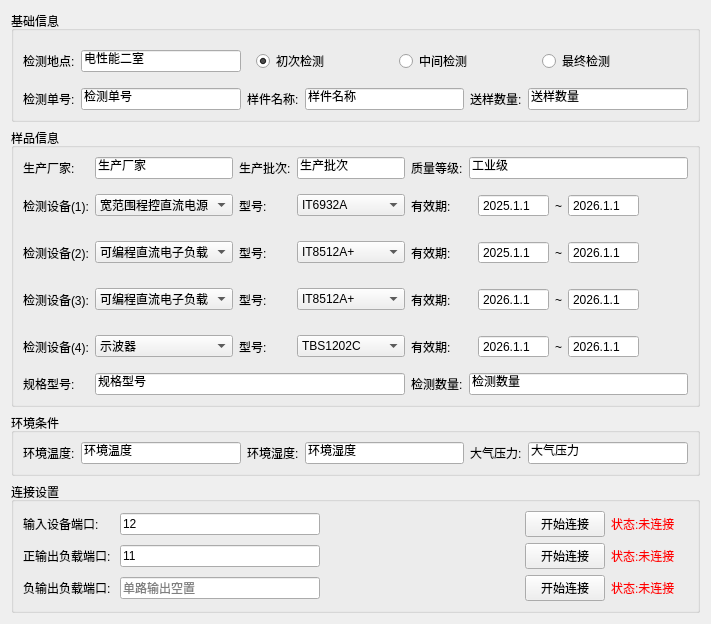
     <widget class="QWidget" name="Basic_Information">
      <attribute name="title">
       <string>基本信息</string>
      </attribute>
      <layout class="QVBoxLayout" name="verticalLayout_2">
       <item>
        <widget class="QGroupBox" name="groupBox">
         <property name="title">
          <string>基础信息</string>
         </property>
         <layout class="QGridLayout" name="gridLayout">
          <item row="1" column="4">
           <widget class="QLabel" name="label_3">
            <property name="text">
             <string>送样数量:</string>
            </property>
           </widget>
          </item>
          <item row="1" column="1">
           <widget class="QLineEdit" name="lineEditOrder">
            <property name="text">
             <string>检测单号</string>
            </property>
           </widget>
          </item>
          <item row="0" column="2" colspan="4">
           <widget class="QWidget" name="widget_step" native="true">
            <layout class="QHBoxLayout" name="horizontalLayout">
             <item>
              <widget class="QRadioButton" name="radioButtonFirst">
               <property name="text">
                <string>初次检测</string>
               </property>
               <property name="checked">
                <bool>true</bool>
               </property>
              </widget>
             </item>
             <item>
              <widget class="QRadioButton" name="radioButtonMiddle">
               <property name="text">
                <string>中间检测</string>
               </property>
              </widget>
             </item>
             <item>
              <widget class="QRadioButton" name="radioButtonFinally">
               <property name="text">
                <string>最终检测</string>
               </property>
              </widget>
             </item>
            </layout>
           </widget>
          </item>
          <item row="0" column="1">
           <widget class="QLineEdit" name="lineEditLocation">
            <property name="text">
             <string>电性能二室</string>
            </property>
           </widget>
          </item>
          <item row="1" column="3">
           <widget class="QLineEdit" name="lineEditName">
            <property name="text">
             <string>样件名称</string>
            </property>
           </widget>
          </item>
          <item row="1" column="0">
           <widget class="QLabel" name="label">
            <property name="text">
             <string>检测单号:</string>
            </property>
           </widget>
          </item>
          <item row="1" column="5">
           <widget class="QLineEdit" name="lineEditNumber1">
            <property name="text">
             <string>送样数量</string>
            </property>
           </widget>
          </item>
          <item row="0" column="0">
           <widget class="QLabel" name="label_6">
            <property name="text">
             <string>检测地点:</string>
            </property>
           </widget>
          </item>
          <item row="1" column="2">
           <widget class="QLabel" name="label_2">
            <property name="text">
             <string>样件名称:</string>
            </property>
           </widget>
          </item>
         </layout>
        </widget>
       </item>
       <item>
        <widget class="QGroupBox" name="groupBox_2">
         <property name="title">
          <string>样品信息</string>
         </property>
         <layout class="QGridLayout" name="gridLayout_2">
          <item row="3" column="6">
           <widget class="QWidget" name="widget_4" native="true">
            <property name="layoutDirection">
             <enum>Qt::LayoutDirection::LeftToRight</enum>
            </property>
            <layout class="QHBoxLayout" name="horizontalLayout_4">
             <item>
              <widget class="QDateEdit" name="dateEditMin_3">
               <property name="buttonSymbols">
                <enum>QAbstractSpinBox::ButtonSymbols::NoButtons</enum>
               </property>
               <property name="displayFormat">
                <string>yyyy.M.d</string>
               </property>
               <property name="date">
                <date>
                 <year>2026</year>
                 <month>1</month>
                 <day>1</day>
                </date>
               </property>
              </widget>
             </item>
             <item>
              <widget class="QLabel" name="label_60">
               <property name="text">
                <string>~</string>
               </property>
              </widget>
             </item>
             <item>
              <widget class="QDateEdit" name="dateEditMax_3">
               <property name="buttonSymbols">
                <enum>QAbstractSpinBox::ButtonSymbols::NoButtons</enum>
               </property>
               <property name="displayFormat">
                <string>yyyy.M.d</string>
               </property>
               <property name="date">
                <date>
                 <year>2026</year>
                 <month>1</month>
                 <day>1</day>
                </date>
               </property>
              </widget>
             </item>
             <item>
              <spacer name="horizontalSpacer_11">
               <property name="orientation">
                <enum>Qt::Orientation::Horizontal</enum>
               </property>
               <property name="sizeHint" stdset="0">
                <size>
                 <width>40</width>
                 <height>20</height>
                </size>
               </property>
              </spacer>
             </item>
            </layout>
           </widget>
          </item>
          <item row="1" column="2">
           <widget class="QComboBox" name="comboBox_1_2">
            <item>
             <property name="text">
              <string>宽范围程控直流电源</string>
             </property>
            </item>
           </widget>
          </item>
          <item row="0" column="5">
           <widget class="QLabel" name="label_8">
            <property name="text">
             <string>质量等级:</string>
            </property>
           </widget>
          </item>
          <item row="0" column="0">
           <widget class="QLabel" name="label_7">
            <property name="text">
             <string>生产厂家:</string>
            </property>
           </widget>
          </item>
          <item row="2" column="2">
           <widget class="QComboBox" name="comboBox_2_1">
            <item>
             <property name="text">
              <string>可编程直流电子负载</string>
             </property>
            </item>
           </widget>
          </item>
          <item row="2" column="3">
           <widget class="QLabel" name="label_18">
            <property name="text">
             <string>型号:</string>
            </property>
           </widget>
          </item>
          <item row="0" column="2">
           <widget class="QLineEdit" name="lineEditManufacturer">
            <property name="text">
             <string>生产厂家</string>
            </property>
           </widget>
          </item>
          <item row="5" column="2" colspan="3">
           <widget class="QLineEdit" name="lineEditSpecification">
            <property name="text">
             <string>规格型号</string>
            </property>
           </widget>
          </item>
          <item row="0" column="6">
           <widget class="QLineEdit" name="lineEditQualityLevel">
            <property name="text">
             <string>工业级</string>
            </property>
           </widget>
          </item>
          <item row="5" column="5">
           <widget class="QLabel" name="label_5_2">
            <property name="text">
             <string>检测数量:</string>
            </property>
           </widget>
          </item>
          <item row="5" column="6">
           <widget class="QLineEdit" name="lineEditNumber2">
            <property name="text">
             <string>检测数量</string>
            </property>
           </widget>
          </item>
          <item row="2" column="5">
           <widget class="QLabel" name="label_19">
            <property name="text">
             <string>有效期:</string>
            </property>
           </widget>
          </item>
          <item row="1" column="4">
           <widget class="QComboBox" name="comboBox_1_3">
            <item>
             <property name="text">
              <string>IT6932A</string>
             </property>
            </item>
           </widget>
          </item>
          <item row="3" column="0">
           <widget class="QLabel" name="label_22">
            <property name="text">
             <string>检测设备(3):</string>
            </property>
           </widget>
          </item>
          <item row="3" column="5">
           <widget class="QLabel" name="label_24">
            <property name="text">
             <string>有效期:</string>
            </property>
           </widget>
          </item>
          <item row="1" column="3">
           <widget class="QLabel" name="label_12">
            <property name="text">
             <string>型号:</string>
            </property>
           </widget>
          </item>
          <item row="1" column="6">
           <widget class="QWidget" name="widget_2" native="true">
            <property name="contextMenuPolicy">
             <enum>Qt::ContextMenuPolicy::DefaultContextMenu</enum>
            </property>
            <layout class="QHBoxLayout" name="horizontalLayout_3">
             <item>
              <widget class="QDateEdit" name="dateEditMin">
               <property name="buttonSymbols">
                <enum>QAbstractSpinBox::ButtonSymbols::NoButtons</enum>
               </property>
               <property name="displayFormat">
                <string>yyyy.M.d</string>
               </property>
               <property name="date">
                <date>
                 <year>2025</year>
                 <month>1</month>
                 <day>1</day>
                </date>
               </property>
              </widget>
             </item>
             <item>
              <widget class="QLabel" name="label_16">
               <property name="text">
                <string>~</string>
               </property>
              </widget>
             </item>
             <item>
              <widget class="QDateEdit" name="dateEditMax">
               <property name="buttonSymbols">
                <enum>QAbstractSpinBox::ButtonSymbols::NoButtons</enum>
               </property>
               <property name="displayFormat">
                <string>yyyy.M.d</string>
               </property>
               <property name="date">
                <date>
                 <year>2026</year>
                 <month>1</month>
                 <day>1</day>
                </date>
               </property>
              </widget>
             </item>
             <item>
              <spacer name="horizontalSpacer_5">
               <property name="orientation">
                <enum>Qt::Orientation::Horizontal</enum>
               </property>
               <property name="sizeHint" stdset="0">
                <size>
                 <width>40</width>
                 <height>20</height>
                </size>
               </property>
              </spacer>
             </item>
            </layout>
           </widget>
          </item>
          <item row="3" column="3">
           <widget class="QLabel" name="label_23">
            <property name="text">
             <string>型号:</string>
            </property>
           </widget>
          </item>
          <item row="5" column="0">
           <widget class="QLabel" name="label_spec">
            <property name="text">
             <string>规格型号:</string>
            </property>
           </widget>
          </item>
          <item row="2" column="4">
           <widget class="QComboBox" name="comboBox_2_2">
            <item>
             <property name="text">
              <string>IT8512A+</string>
             </property>
            </item>
           </widget>
          </item>
          <item row="1" column="0">
           <widget class="QLabel" name="label_11">
            <property name="text">
             <string>检测设备(1):</string>
            </property>
           </widget>
          </item>
          <item row="1" column="5">
           <widget class="QLabel" name="label_13">
            <property name="text">
             <string>有效期:</string>
            </property>
           </widget>
          </item>
          <item row="3" column="4">
           <widget class="QComboBox" name="comboBox_3_2">
            <item>
             <property name="text">
              <string>IT8512A+</string>
             </property>
            </item>
           </widget>
          </item>
          <item row="2" column="0">
           <widget class="QLabel" name="label_14">
            <property name="text">
             <string>检测设备(2):</string>
            </property>
           </widget>
          </item>
          <item row="0" column="3">
           <widget class="QLabel" name="label_4">
            <property name="text">
             <string>生产批次:</string>
            </property>
           </widget>
          </item>
          <item row="0" column="4">
           <widget class="QLineEdit" name="lineEditBatch">
            <property name="text">
             <string>生产批次</string>
            </property>
           </widget>
          </item>
          <item row="2" column="6">
           <widget class="QWidget" name="widget" native="true">
            <property name="focusPolicy">
             <enum>Qt::FocusPolicy::NoFocus</enum>
            </property>
            <layout class="QHBoxLayout" name="horizontalLayout_5">
             <item>
              <widget class="QDateEdit" name="dateEditMin_2">
               <property name="buttonSymbols">
                <enum>QAbstractSpinBox::ButtonSymbols::NoButtons</enum>
               </property>
               <property name="displayFormat">
                <string>yyyy.M.d</string>
               </property>
               <property name="date">
                <date>
                 <year>2025</year>
                 <month>1</month>
                 <day>1</day>
                </date>
               </property>
              </widget>
             </item>
             <item>
              <widget class="QLabel" name="label_20">
               <property name="text">
                <string>~</string>
               </property>
              </widget>
             </item>
             <item>
              <widget class="QDateEdit" name="dateEditMax_2">
               <property name="buttonSymbols">
                <enum>QAbstractSpinBox::ButtonSymbols::NoButtons</enum>
               </property>
               <property name="displayFormat">
                <string>yyyy.M.d</string>
               </property>
               <property name="date">
                <date>
                 <year>2026</year>
                 <month>1</month>
                 <day>1</day>
                </date>
               </property>
              </widget>
             </item>
             <item>
              <spacer name="horizontalSpacer_6">
               <property name="orientation">
                <enum>Qt::Orientation::Horizontal</enum>
               </property>
               <property name="sizeHint" stdset="0">
                <size>
                 <width>40</width>
                 <height>20</height>
                </size>
               </property>
              </spacer>
             </item>
            </layout>
           </widget>
          </item>
          <item row="3" column="2">
           <widget class="QComboBox" name="comboBox_3_1">
            <item>
             <property name="text">
              <string>可编程直流电子负载</string>
             </property>
            </item>
           </widget>
          </item>
          <item row="4" column="0">
           <widget class="QLabel" name="label_56">
            <property name="text">
             <string>检测设备(4):</string>
            </property>
           </widget>
          </item>
          <item row="4" column="2">
           <widget class="QComboBox" name="comboBox_4_1">
            <item>
             <property name="text">
              <string>示波器</string>
             </property>
            </item>
           </widget>
          </item>
          <item row="4" column="3">
           <widget class="QLabel" name="label_57">
            <property name="text">
             <string>型号:</string>
            </property>
           </widget>
          </item>
          <item row="4" column="4">
           <widget class="QComboBox" name="comboBox_4_2">
            <item>
             <property name="text">
              <string>TBS1202C</string>
             </property>
            </item>
           </widget>
          </item>
          <item row="4" column="5">
           <widget class="QLabel" name="label_58">
            <property name="text">
             <string>有效期:</string>
            </property>
           </widget>
          </item>
          <item row="4" column="6">
           <widget class="QWidget" name="widget_7" native="true">
            <property name="focusPolicy">
             <enum>Qt::FocusPolicy::NoFocus</enum>
            </property>
            <layout class="QHBoxLayout" name="horizontalLayout_9">
             <item>
              <widget class="QDateEdit" name="dateEditMin_4">
               <property name="buttonSymbols">
                <enum>QAbstractSpinBox::ButtonSymbols::NoButtons</enum>
               </property>
               <property name="displayFormat">
                <string>yyyy.M.d</string>
               </property>
               <property name="date">
                <date>
                 <year>2026</year>
                 <month>1</month>
                 <day>1</day>
                </date>
               </property>
              </widget>
             </item>
             <item>
              <widget class="QLabel" name="label_59">
               <property name="text">
                <string>~</string>
               </property>
              </widget>
             </item>
             <item>
              <widget class="QDateEdit" name="dateEditMax_4">
               <property name="buttonSymbols">
                <enum>QAbstractSpinBox::ButtonSymbols::NoButtons</enum>
               </property>
               <property name="displayFormat">
                <string>yyyy.M.d</string>
               </property>
               <property name="date">
                <date>
                 <year>2026</year>
                 <month>1</month>
                 <day>1</day>
                </date>
               </property>
              </widget>
             </item>
             <item>
              <spacer name="horizontalSpacer_14">
               <property name="orientation">
                <enum>Qt::Orientation::Horizontal</enum>
               </property>
               <property name="sizeHint" stdset="0">
                <size>
                 <width>40</width>
                 <height>20</height>
                </size>
               </property>
              </spacer>
             </item>
            </layout>
           </widget>
          </item>
         </layout>
        </widget>
       </item>
       <item>
        <widget class="QGroupBox" name="groupBox_3">
         <property name="title">
          <string>环境条件</string>
         </property>
         <layout class="QGridLayout" name="gridLayout_3">
          <item row="0" column="2">
           <widget class="QLabel" name="label_5">
            <property name="text">
             <string>环境湿度:</string>
            </property>
           </widget>
          </item>
          <item row="0" column="1">
           <widget class="QLineEdit" name="lineEditTemperature">
            <property name="text">
             <string>环境温度</string>
            </property>
           </widget>
          </item>
          <item row="0" column="5">
           <widget class="QLineEdit" name="lineEditPressure">
            <property name="text">
             <string>大气压力</string>
            </property>
           </widget>
          </item>
          <item row="0" column="4">
           <widget class="QLabel" name="label_10">
            <property name="text">
             <string>大气压力:</string>
            </property>
           </widget>
          </item>
          <item row="0" column="0">
           <widget class="QLabel" name="label_9">
            <property name="text">
             <string>环境温度:</string>
            </property>
           </widget>
          </item>
          <item row="0" column="3">
           <widget class="QLineEdit" name="lineEditHumidity">
            <property name="text">
             <string>环境湿度</string>
            </property>
           </widget>
          </item>
         </layout>
        </widget>
       </item>
       <item>
        <widget class="QGroupBox" name="groupBox_6">
         <property name="title">
          <string>连接设置</string>
         </property>
         <layout class="QGridLayout" name="gridLayout_5">
          <item row="1" column="4">
           <widget class="QLabel" name="Label_connection_2">
            <property name="styleSheet">
             <string notr="true">color: rgb(255, 0, 0);</string>
            </property>
            <property name="text">
             <string>状态:未连接</string>
            </property>
           </widget>
          </item>
          <item row="1" column="1">
           <widget class="QLineEdit" name="lineEdit_com_2">
            <property name="text">
             <string>11</string>
            </property>
           </widget>
          </item>
          <item row="0" column="1">
           <widget class="QLineEdit" name="lineEdit_com_1">
            <property name="text">
             <string>12</string>
            </property>
           </widget>
          </item>
          <item row="0" column="4">
           <widget class="QLabel" name="Label_connection_1">
            <property name="styleSheet">
             <string notr="true">color: rgb(255, 0, 0);</string>
            </property>
            <property name="text">
             <string>状态:未连接</string>
            </property>
           </widget>
          </item>
          <item row="1" column="3">
           <widget class="QPushButton" name="connectButton_2">
            <property name="text">
             <string>开始连接</string>
            </property>
           </widget>
          </item>
          <item row="0" column="2">
           <spacer name="horizontalSpacer_2">
            <property name="orientation">
             <enum>Qt::Orientation::Horizontal</enum>
            </property>
            <property name="sizeHint" stdset="0">
             <size>
              <width>40</width>
              <height>20</height>
             </size>
            </property>
           </spacer>
          </item>
          <item row="0" column="3">
           <widget class="QPushButton" name="connectButton_1">
            <property name="text">
             <string>开始连接</string>
            </property>
           </widget>
          </item>
          <item row="1" column="0">
           <widget class="QLabel" name="label_21">
            <property name="text">
             <string>正输出负载端口: </string>
            </property>
           </widget>
          </item>
          <item row="0" column="0">
           <widget class="QLabel" name="label_15">
            <property name="text">
             <string>输入设备端口:</string>
            </property>
           </widget>
          </item>
          <item row="0" column="5">
           <widget class="QLabel" name="label_17">
            <property name="text">
             <string/>
            </property>
           </widget>
          </item>
          <item row="1" column="2">
           <spacer name="horizontalSpacer_8">
            <property name="orientation">
             <enum>Qt::Orientation::Horizontal</enum>
            </property>
            <property name="sizeHint" stdset="0">
             <size>
              <width>40</width>
              <height>20</height>
             </size>
            </property>
           </spacer>
          </item>
          <item row="2" column="0">
           <widget class="QLabel" name="label_55">
            <property name="text">
             <string>负输出负载端口:</string>
            </property>
           </widget>
          </item>
          <item row="2" column="1">
           <widget class="QLineEdit" name="lineEdit_com_3">
            <property name="placeholderText">
             <string>单路输出空置</string>
            </property>
           </widget>
          </item>
          <item row="2" column="3">
           <widget class="QPushButton" name="connectButton_3">
            <property name="text">
             <string>开始连接</string>
            </property>
           </widget>
          </item>
          <item row="2" column="4">
           <widget class="QLabel" name="Label_connection_3">
            <property name="styleSheet">
             <string notr="true">color: rgb(255, 0, 0);</string>
            </property>
            <property name="text">
             <string>状态:未连接</string>
            </property>
           </widget>
          </item>
          <item row="2" column="2">
           <spacer name="horizontalSpacer_13">
            <property name="orientation">
             <enum>Qt::Orientation::Horizontal</enum>
            </property>
            <property name="sizeHint" stdset="0">
             <size>
              <width>40</width>
              <height>20</height>
             </size>
            </property>
           </spacer>
          </item>
         </layout>
        </widget>
       </item>
      </layout>
     </widget>
